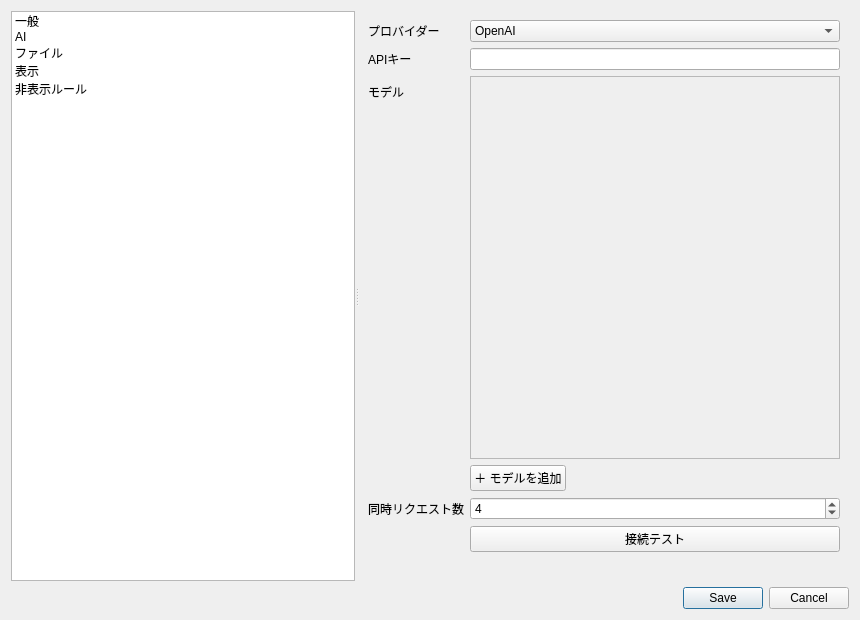
<?xml version="1.0" encoding="UTF-8"?>
<ui version="4.0">
 <class>SettingsDialog</class>
 <widget class="QDialog" name="SettingsDialog">
  <property name="geometry">
   <rect>
    <x>0</x>
    <y>0</y>
    <width>860</width>
    <height>620</height>
   </rect>
  </property>
  <property name="windowTitle">
   <string>設定</string>
  </property>
  <layout class="QVBoxLayout" name="layoutRoot">
   <item>
    <widget class="QSplitter" name="splitterSettings">
     <property name="orientation">
      <enum>Qt::Orientation::Horizontal</enum>
     </property>
     <widget class="QListWidget" name="listCategories">
      <property name="minimumSize">
       <size>
        <width>160</width>
        <height>0</height>
       </size>
      </property>
      <item>
       <property name="text">
        <string>一般</string>
       </property>
      </item>
      <item>
       <property name="text">
        <string>AI</string>
       </property>
      </item>
      <item>
       <property name="text">
        <string>ファイル</string>
       </property>
      </item>
      <item>
       <property name="text">
        <string>表示</string>
       </property>
      </item>
      <item>
       <property name="text">
        <string>非表示ルール</string>
       </property>
      </item>
     </widget>
     <widget class="QStackedWidget" name="stackSettings">
      <property name="currentIndex">
       <number>1</number>
      </property>
      <widget class="QWidget" name="pageGeneral">
       <layout class="QFormLayout" name="formGeneral">
        <item row="0" column="0">
         <widget class="QLabel" name="labelUiLanguage">
          <property name="text">
           <string>UI言語</string>
          </property>
         </widget>
        </item>
        <item row="0" column="1">
         <widget class="QComboBox" name="comboUiLanguage">
          <item>
           <property name="text">
            <string>日本語</string>
           </property>
          </item>
         </widget>
        </item>
        <item row="1" column="0">
         <widget class="QLabel" name="labelTheme">
          <property name="text">
           <string>テーマ</string>
          </property>
         </widget>
        </item>
        <item row="1" column="1">
         <widget class="QListWidget" name="listThemes">
          <property name="sizePolicy">
           <sizepolicy hsizetype="Expanding" vsizetype="Preferred">
            <horstretch>0</horstretch>
            <verstretch>0</verstretch>
           </sizepolicy>
          </property>
          <property name="minimumSize">
           <size>
            <width>0</width>
            <height>140</height>
           </size>
          </property>
          <property name="maximumSize">
           <size>
            <width>16777215</width>
            <height>160</height>
           </size>
          </property>
          <property name="movement">
           <enum>QListView::Movement::Static</enum>
          </property>
          <property name="flow">
           <enum>QListView::Flow::LeftToRight</enum>
          </property>
          <property name="viewMode">
           <enum>QListView::ViewMode::IconMode</enum>
          </property>
          <property name="iconSize">
           <size>
            <width>120</width>
            <height>75</height>
           </size>
          </property>
          <property name="spacing">
           <number>10</number>
          </property>
          <property name="selectionMode">
           <enum>QAbstractItemView::SelectionMode::SingleSelection</enum>
          </property>
         </widget>
        </item>
        <item row="2" column="0">
         <widget class="QLabel" name="labelIconTheme">
          <property name="text">
           <string>アイコンセット</string>
          </property>
         </widget>
        </item>
        <item row="2" column="1">
         <widget class="QListWidget" name="listIconThemes">
          <property name="sizePolicy">
           <sizepolicy hsizetype="Expanding" vsizetype="Preferred">
            <horstretch>0</horstretch>
            <verstretch>0</verstretch>
           </sizepolicy>
          </property>
          <property name="minimumSize">
           <size>
            <width>0</width>
            <height>140</height>
           </size>
          </property>
          <property name="maximumSize">
           <size>
            <width>16777215</width>
            <height>160</height>
           </size>
          </property>
          <property name="movement">
           <enum>QListView::Movement::Static</enum>
          </property>
          <property name="flow">
           <enum>QListView::Flow::LeftToRight</enum>
          </property>
          <property name="viewMode">
           <enum>QListView::ViewMode::IconMode</enum>
          </property>
          <property name="iconSize">
           <size>
            <width>120</width>
            <height>75</height>
           </size>
          </property>
          <property name="spacing">
           <number>10</number>
          </property>
          <property name="selectionMode">
           <enum>QAbstractItemView::SelectionMode::SingleSelection</enum>
          </property>
         </widget>
        </item>
        <item row="3" column="1">
         <widget class="QCheckBox" name="checkAutoSave">
          <property name="text">
           <string>自動保存を有効にする</string>
          </property>
         </widget>
        </item>
       </layout>
      </widget>
      <widget class="QWidget" name="pageAI">
       <layout class="QFormLayout" name="formAI">
        <item row="0" column="0">
         <widget class="QLabel" name="labelProvider">
          <property name="text">
           <string>プロバイダー</string>
          </property>
         </widget>
        </item>
        <item row="0" column="1">
         <widget class="QComboBox" name="comboProvider">
          <item>
           <property name="text">
            <string>OpenAI</string>
           </property>
          </item>
         </widget>
        </item>
        <item row="1" column="0">
         <widget class="QLabel" name="labelApiKey">
          <property name="text">
           <string>APIキー</string>
          </property>
         </widget>
        </item>
        <item row="1" column="1">
         <widget class="QLineEdit" name="editApiKey">
          <property name="echoMode">
           <enum>QLineEdit::EchoMode::Password</enum>
          </property>
         </widget>
        </item>
        <item row="2" column="0">
         <widget class="QLabel" name="labelModel">
          <property name="text">
           <string>モデル</string>
          </property>
         </widget>
        </item>
        <item row="2" column="1">
         <layout class="QVBoxLayout" name="layoutModels">
          <item>
           <widget class="QScrollArea" name="scrollAreaModels">
            <property name="widgetResizable">
             <bool>true</bool>
            </property>
            <widget class="QWidget" name="scrollAreaWidgetContents">
             <property name="geometry">
              <rect>
               <x>0</x>
               <y>0</y>
               <width>400</width>
               <height>160</height>
              </rect>
             </property>
             <layout class="QVBoxLayout" name="layoutModelList">
              <property name="spacing">
               <number>4</number>
              </property>
              <property name="leftMargin">
               <number>4</number>
              </property>
              <property name="topMargin">
               <number>4</number>
              </property>
              <property name="rightMargin">
               <number>4</number>
              </property>
              <property name="bottomMargin">
               <number>4</number>
              </property>
             </layout>
            </widget>
           </widget>
          </item>
          <item>
           <layout class="QHBoxLayout" name="layoutModelActions">
            <item>
             <widget class="QPushButton" name="buttonAddModel">
              <property name="text">
               <string>＋ モデルを追加</string>
              </property>
             </widget>
            </item>
            <item>
             <spacer name="spacerModelActions">
              <property name="orientation">
               <enum>Qt::Orientation::Horizontal</enum>
              </property>
              <property name="sizeHint" stdset="0">
               <size>
                <width>40</width>
                <height>20</height>
               </size>
              </property>
             </spacer>
            </item>
           </layout>
          </item>
         </layout>
        </item>
        <item row="3" column="0">
         <widget class="QLabel" name="labelConcurrency">
          <property name="text">
           <string>同時リクエスト数</string>
          </property>
         </widget>
        </item>
        <item row="3" column="1">
         <widget class="QSpinBox" name="spinConcurrency">
          <property name="minimum">
           <number>1</number>
          </property>
          <property name="maximum">
           <number>32</number>
          </property>
          <property name="value">
           <number>4</number>
          </property>
         </widget>
        </item>
        <item row="4" column="1">
         <widget class="QPushButton" name="buttonTestConnection">
          <property name="text">
           <string>接続テスト</string>
          </property>
         </widget>
        </item>
        <item row="5" column="1">
         <widget class="QLabel" name="labelProviderErrors">
          <property name="text">
           <string/>
          </property>
          <property name="wordWrap">
           <bool>true</bool>
          </property>
         </widget>
        </item>
       </layout>
      </widget>
      <widget class="QWidget" name="pageFile">
       <layout class="QFormLayout" name="formFile">
        <item row="0" column="1">
         <widget class="QCheckBox" name="checkBackup">
          <property name="text">
           <string>保存時にバックアップを作成</string>
          </property>
          <property name="checked">
           <bool>true</bool>
          </property>
         </widget>
        </item>
        <item row="1" column="1">
         <widget class="QCheckBox" name="checkPreserveEncoding">
          <property name="text">
           <string>元の文字コードを保持</string>
          </property>
          <property name="checked">
           <bool>true</bool>
          </property>
         </widget>
        </item>
        <item row="2" column="1">
         <widget class="QCheckBox" name="checkPreserveLineEndings">
          <property name="text">
           <string>元の改行コードを保持</string>
          </property>
          <property name="checked">
           <bool>true</bool>
          </property>
         </widget>
        </item>
       </layout>
      </widget>
      <widget class="QWidget" name="pageDisplay">
       <layout class="QFormLayout" name="formDisplay">
        <item row="0" column="0">
         <widget class="QLabel" name="labelFontSize">
          <property name="text">
           <string>文字サイズ</string>
          </property>
         </widget>
        </item>
        <item row="0" column="1">
         <widget class="QSpinBox" name="spinFontSize">
          <property name="minimum">
           <number>8</number>
          </property>
          <property name="maximum">
           <number>32</number>
          </property>
          <property name="value">
           <number>11</number>
          </property>
         </widget>
        </item>
        <item row="1" column="1">
         <widget class="QCheckBox" name="checkWrapTable">
          <property name="text">
           <string>一覧で文章を折り返す</string>
          </property>
          <property name="checked">
           <bool>true</bool>
          </property>
         </widget>
        </item>
       </layout>
      </widget>
      <widget class="QWidget" name="pageFilterRules">
       <layout class="QVBoxLayout" name="layoutFilterRules">
        <item>
         <layout class="QHBoxLayout" name="layoutRuleHeader">
          <item>
           <widget class="QLabel" name="labelRuleAdapter">
            <property name="text">
             <string>対象形式:</string>
            </property>
           </widget>
          </item>
          <item>
           <widget class="QComboBox" name="comboRuleAdapter"/>
          </item>
          <item>
           <spacer name="spacerRuleHeader">
            <property name="orientation">
             <enum>Qt::Orientation::Horizontal</enum>
            </property>
            <property name="sizeHint" stdset="0">
             <size>
              <width>40</width>
              <height>20</height>
             </size>
            </property>
           </spacer>
          </item>
         </layout>
        </item>
        <item>
         <widget class="QCheckBox" name="checkDisableAllBuiltin">
          <property name="text">
           <string>事前定義されたルールをすべて無効化</string>
          </property>
         </widget>
        </item>
        <item>
         <widget class="QTableWidget" name="tableFilterRules">
          <property name="alternatingRowColors">
           <bool>true</bool>
          </property>
          <property name="selectionMode">
           <enum>QAbstractItemView::SelectionMode::SingleSelection</enum>
          </property>
          <property name="selectionBehavior">
           <enum>QAbstractItemView::SelectionBehavior::SelectRows</enum>
          </property>
         </widget>
        </item>
        <item>
         <layout class="QHBoxLayout" name="layoutRuleButtons">
          <item>
           <widget class="QPushButton" name="buttonAddRule">
            <property name="text">
             <string>＋ ルール追加</string>
            </property>
           </widget>
          </item>
          <item>
           <widget class="QPushButton" name="buttonRemoveRule">
            <property name="text">
             <string>一 選択したルールを削除</string>
            </property>
           </widget>
          </item>
          <item>
           <spacer name="spacerRuleButtons">
            <property name="orientation">
             <enum>Qt::Orientation::Horizontal</enum>
            </property>
            <property name="sizeHint" stdset="0">
             <size>
              <width>40</width>
              <height>20</height>
             </size>
            </property>
           </spacer>
          </item>
         </layout>
        </item>
       </layout>
      </widget>
     </widget>
    </widget>
   </item>
   <item>
    <widget class="QDialogButtonBox" name="buttonBox">
     <property name="standardButtons">
      <set>QDialogButtonBox::StandardButton::Cancel|QDialogButtonBox::StandardButton::Save</set>
     </property>
    </widget>
   </item>
  </layout>
 </widget>
 <resources/>
 <connections>
  <connection>
   <sender>buttonBox</sender>
   <signal>accepted()</signal>
   <receiver>SettingsDialog</receiver>
   <slot>accept()</slot>
   <hints>
    <hint type="sourcelabel">
     <x>20</x>
     <y>20</y>
    </hint>
    <hint type="destinationlabel">
     <x>20</x>
     <y>20</y>
    </hint>
   </hints>
  </connection>
  <connection>
   <sender>buttonBox</sender>
   <signal>rejected()</signal>
   <receiver>SettingsDialog</receiver>
   <slot>reject()</slot>
   <hints>
    <hint type="sourcelabel">
     <x>20</x>
     <y>20</y>
    </hint>
    <hint type="destinationlabel">
     <x>20</x>
     <y>20</y>
    </hint>
   </hints>
  </connection>
 </connections>
</ui>
